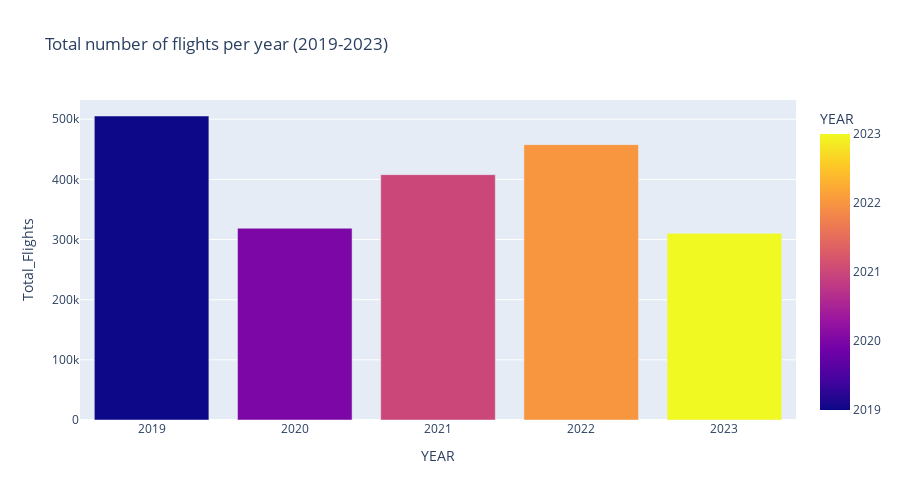

Here is the notebook cell this chart was saved with:
### Code cell
fig_flights_yearly = px.bar(flights_yearly, 
             x='YEAR', y='Total_Flights',
            title="Total number of flights per year (2019-2023)",
            color="YEAR", height=500)
fig_flights_yearly.show()

### Figure 1 — Plotly figure (JSON) as saved in the notebook; plotly's stock layout.template omitted (floating-point values rounded to 4 significant figures)
{"data": [{"hovertemplate": "YEAR=%{marker.color}<br>Total_Flights=%{y}<extra></extra>", "legendgroup": "", "marker": {"color": [2019, 2020, 2021, 2022, 2023], "coloraxis": "coloraxis", "pattern": {"shape": ""}}, "name": "", "orientation": "v", "showlegend": false, "textposition": "auto", "type": "bar", "x": [2019, 2020, 2021, 2022, 2023], "xaxis": "x", "y": [505345, 318768, 407824, 457760, 310303], "yaxis": "y"}], "layout": {"barmode": "relative", "coloraxis": {"colorbar": {"title": {"text": "YEAR"}}, "colorscale": [[0, "#0d0887"], [0.1111, "#46039f"], [0.2222, "#7201a8"], [0.3333, "#9c179e"], [0.4444, "#bd3786"], [0.5556, "#d8576b"], [0.6667, "#ed7953"], [0.7778, "#fb9f3a"], [0.8889, "#fdca26"], [1, "#f0f921"]]}, "height": 500, "legend": {"tracegroupgap": 0}, "title": {"text": "Total number of flights per year (2019-2023)"}, "xaxis": {"anchor": "y", "domain": [0, 1], "title": {"text": "YEAR"}}, "yaxis": {"anchor": "x", "domain": [0, 1], "title": {"text": "Total_Flights"}}}}
